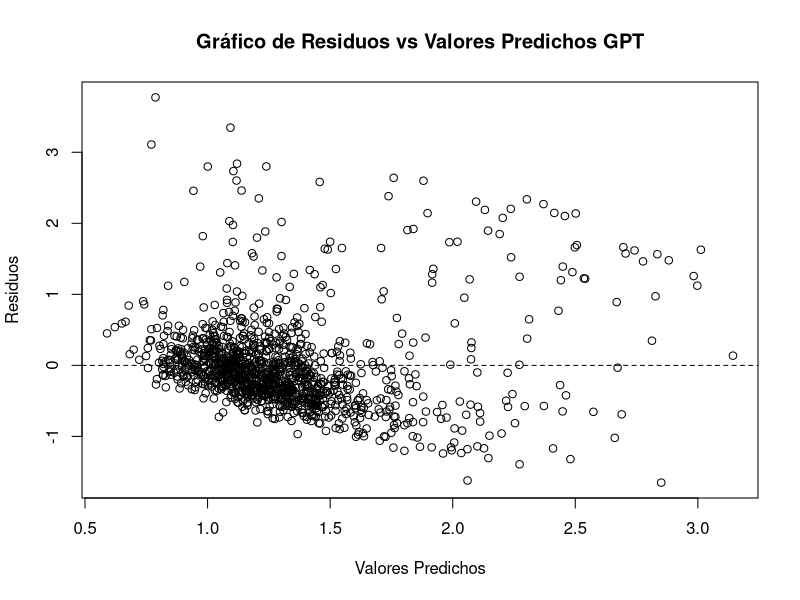
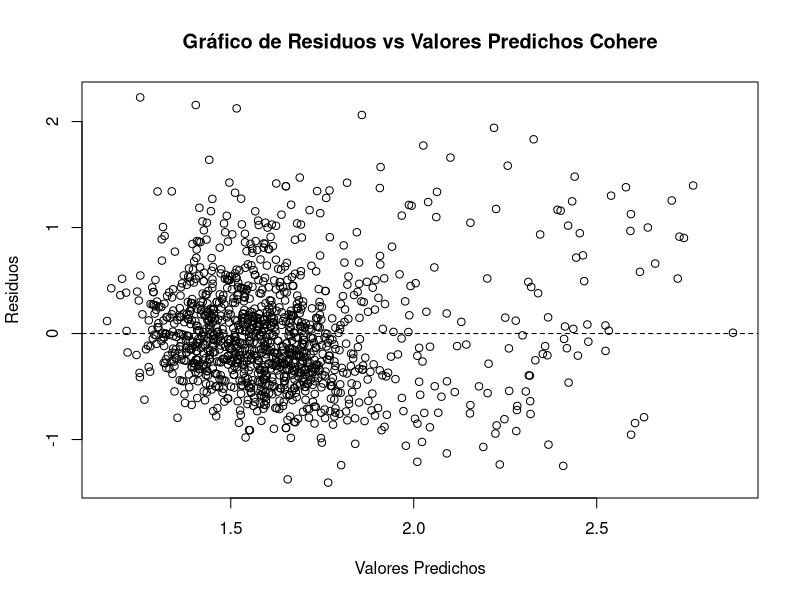
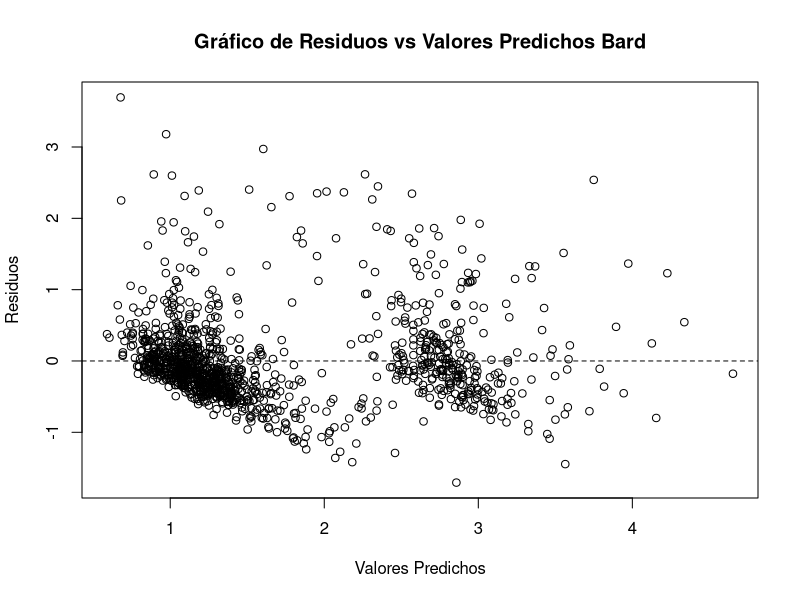

Generate these figures, in order, with R:
# Levando dataset de distacias LATIN

latin_distances <- read.csv('./outputs/latin_distances.csv')


#p46stgbs politizado
# s13 irse del pais
#p18st ideologia
#s16 estudios
#s17 estudios padres


## GPT ----

lmodel_gpt <- lm((gpt_distance_norm) ~ edad+sexo+ p18st +s16+s13+s17+p46stgbs , data = latin_distances)
summary(lmodel_gpt)
predicted_values_gpt <- predict(lmodel_gpt)
residuals_gpt <- residuals(lmodel_gpt)

# Crear un gráfico de residuos vs. valores predichos
plot(predicted_values_gpt, residuals_gpt,
     xlab = "Valores Predichos", ylab = "Residuos", 
     main = "Gráfico de Residuos vs Valores Predichos GPT")
abline(h = 0, lty = 2)

## Cohere ----

lmodel_cohere <- lm((cohere_distance_norm) ~ edad+sexo+ p18st +s16+s13+s17+p46stgbs , data = latin_distances)
summary(lmodel_cohere)
predicted_values_cohere <- predict(lmodel_cohere)
residuals_cohere <- residuals(lmodel_cohere)

# Crear un gráfico de residuos vs. valores predichos
plot(predicted_values_cohere, residuals_cohere, 
     xlab = "Valores Predichos", ylab = "Residuos",
     main = "Gráfico de Residuos vs Valores Predichos Cohere")
abline(h = 0, lty = 2)


## Bard ----

lmodel_bard <- lm((bard_distance_norm) ~ edad+sexo+ p18st +s16+s13+s17+p46stgbs , data = latin_distances)
summary(lmodel_bard)
predicted_values_bard <- predict(lmodel_bard)
residuals_bard <- residuals(lmodel_bard)

# Crear un gráfico de residuos vs. valores predichos
plot(predicted_values_bard, residuals_bard, 
     xlab = "Valores Predichos", ylab = "Residuos", 
     main = "Gráfico de Residuos vs Valores Predichos Bard")
abline(h = 0, lty = 2)

